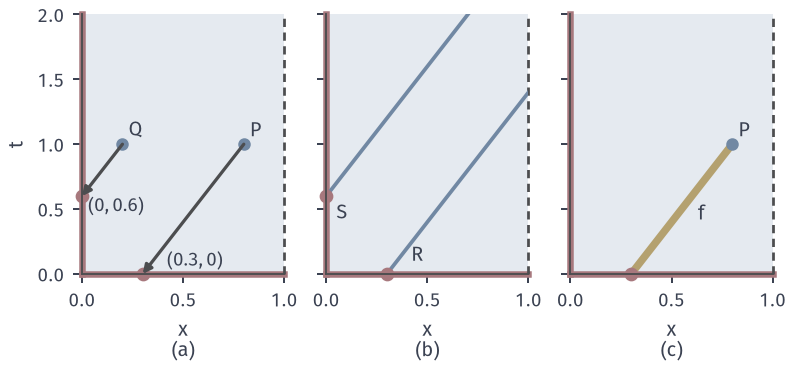

This figure's Python source:
# Target: backward and forward tracing on (0,1) with v=1/2.
from pathlib import Path
import sys
sys.path.insert(0, str(Path(__file__).resolve().parents[1]/'transp-common'))
from transp_common import *
fig,axs=figure(112,52,ncols=3,sharey=True)
def base(a):
    a.fill_between([0,1],0,2,color=BLUE_FILL,lw=0)
    a.plot([0,1],[0,0],color=RED,lw=2.6,clip_on=False); a.plot([0,0],[0,2],color=RED,lw=2.6,clip_on=False)
    a.plot([1,1],[0,2],color=CHAR,lw=1.1,ls=(0,(3,2)),clip_on=False)
    a.set_xlim(0,1); a.set_ylim(0,2); a.set_xticks([0,.5,1])
a,b,c=axs
for A in axs: base(A)
def arrow(A,p,q,col,lw=1.3):
    A.annotate('',xy=q,xytext=p,arrowprops=dict(arrowstyle='-|>',color=col,lw=lw,shrinkA=0,shrinkB=0,mutation_scale=7))
arrow(a,(.8,1),(.3,0),CHAR); arrow(a,(.2,1),(0,.6),CHAR)
a.plot([.8,.2],[1,1],'o',color=BLUE,ms=4); a.plot([.3],[0],'o',color=RED,ms=4.5,clip_on=False); a.plot([0],[.6],'o',color=RED,ms=4.5,clip_on=False)
a.text(.83,1.06,'$P$'); a.text(.23,1.06,'$Q$'); a.text(.42,.06,'$(0.3,0)$',fontsize=7.5); a.text(.03,.48,'$(0,0.6)$',fontsize=7.5)
b.plot([.3,1],[0,1.4],color=BLUE,lw=1.5); b.plot([0,.7],[.6,2],color=BLUE,lw=1.5)
b.plot([.3],[0],'o',color=RED,ms=4.5,clip_on=False); b.plot([0],[.6],'o',color=RED,ms=4.5,clip_on=False)
b.text(.42,.1,'$R$'); b.text(.05,.42,'$S$')
c.plot([.3,.8],[0,1],color=YELLOW,lw=3)
c.plot([.8],[1],'o',color=BLUE,ms=4); c.plot([.3],[0],'o',color=RED,ms=4.5,clip_on=False); c.text(.83,1.06,'$P$')
c.text(.63,.42,'$f$',color=INK)
tail(a,'$x$','(a)','$t$'); tail(b,'$x$','(b)'); tail(c,'$x$','(c)')
save(fig,Path(__file__).resolve().parent,'figure',{'v':0.5,'P':[.8,1],'Q':[.2,1],'R':[.3,0],'S':[0,.6]})
